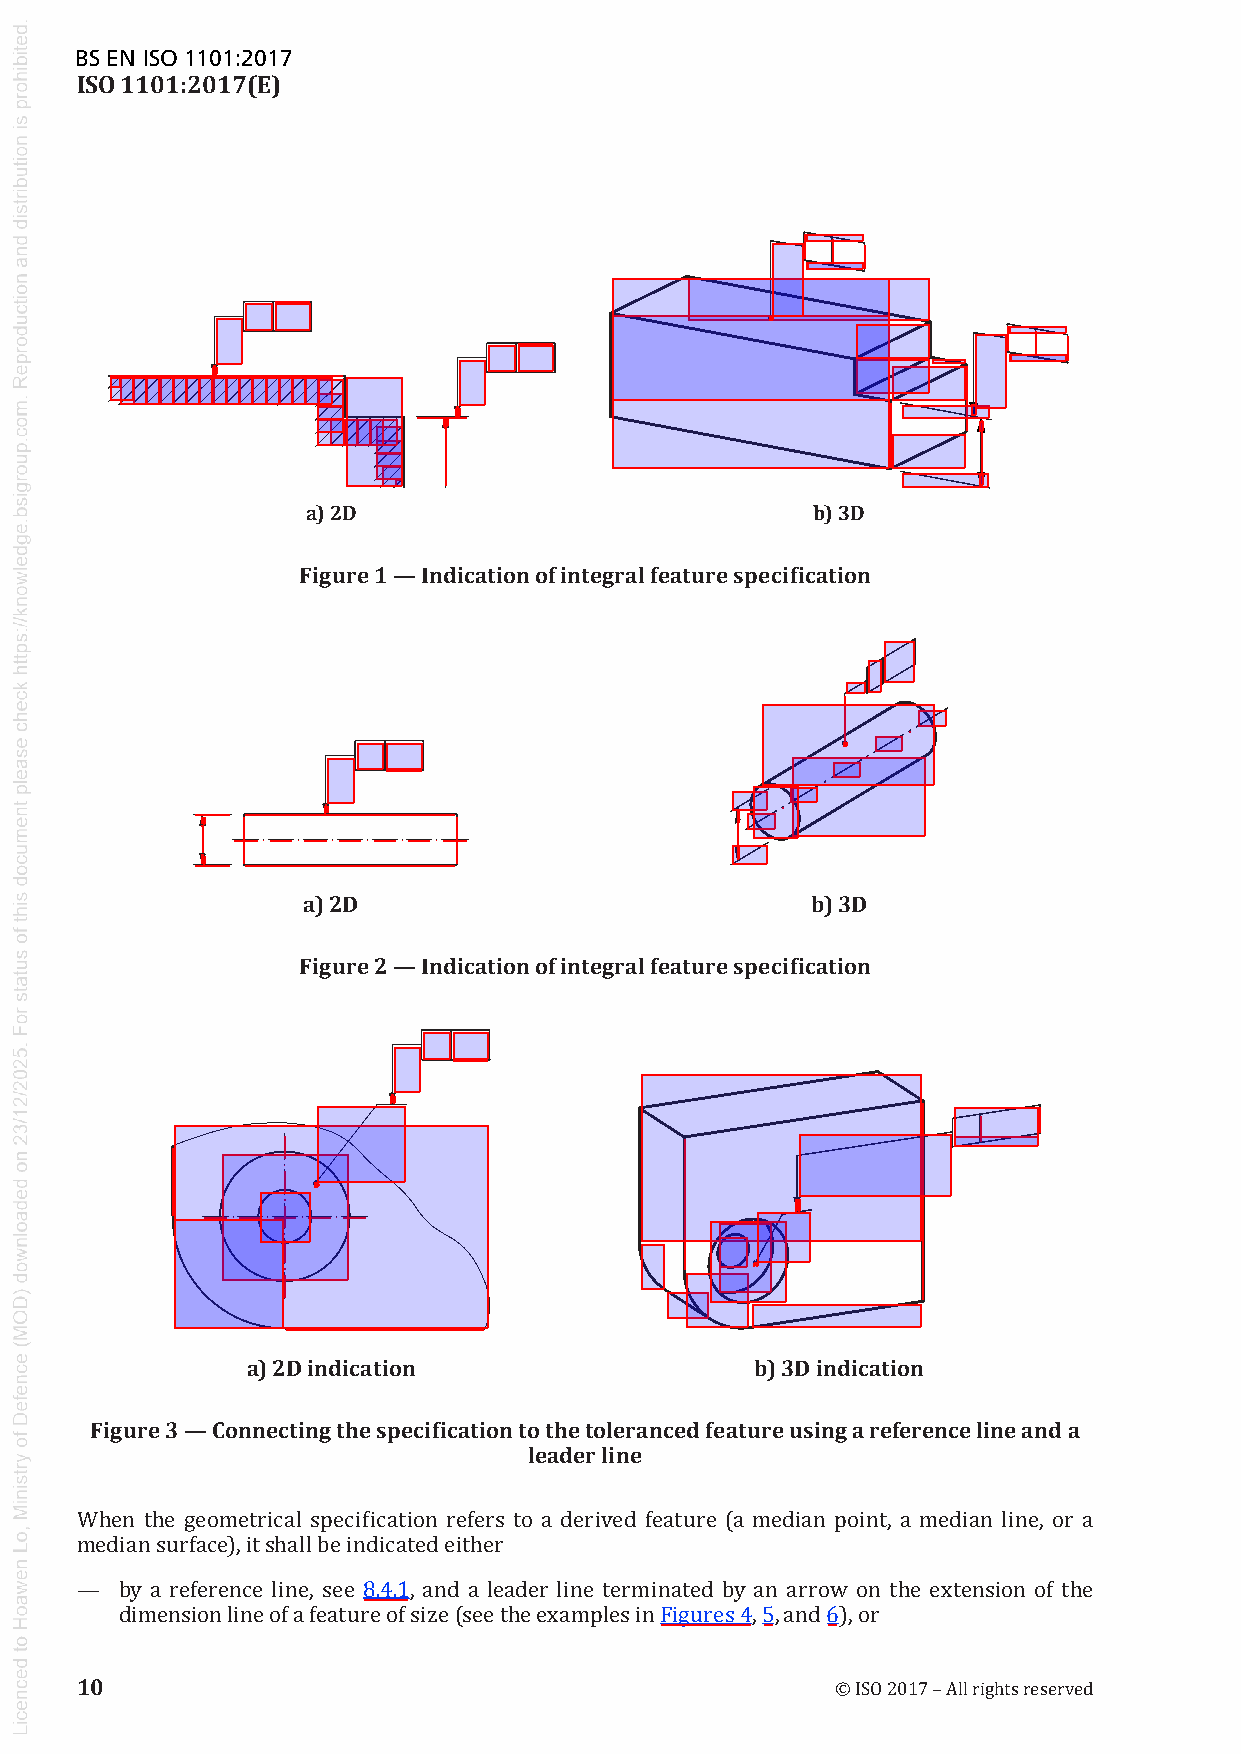

Write Python code to recreate this figure.
import pdfplumber
import os
from collections import defaultdict

# --- CONFIGURATION ---
PDF_PATH = "main.pdf"
BASE_DEBUG_DIR = "debug"
RESOLUTION = 150
OFFSET_VAL = 24.03
MIN_DIAGRAM_SIZE = 10  # Filter out noise smaller than 10x10 pts

# # Define subdirectories
# DIRS = {
#     "chars": os.path.join(BASE_DEBUG_DIR, "char_debug"),
#     "diagrams": os.path.join(BASE_DEBUG_DIR, "diagram_debug"),
#     "paras": os.path.join(BASE_DEBUG_DIR, "paragraph_debug"),
#     "tables": os.path.join(BASE_DEBUG_DIR, "table_debug"),
#     "offsets": os.path.join(BASE_DEBUG_DIR, "text_line_debug"),
#     "vectors": os.path.join(BASE_DEBUG_DIR, "vector_debug"),
# }

# # Create all directories
# for d in DIRS.values():
#     os.makedirs(d, exist_ok=True)

# --- HELPER FUNCTIONS ---

def is_in_body(top, bottom, page_height, top_margin_pct=0.08, bottom_margin_pct=0.05):
    header_limit = page_height * top_margin_pct
    footer_limit = page_height * (1 - bottom_margin_pct)
    return top > header_limit and bottom < footer_limit

def process_word_data(word, offset_value):
    font = (word.get("fontname") or "").lower()
    is_styled = any(x in font for x in ["bold", "italic", "oblique"])
    if not is_styled:
        return word["x0"], word["top"] - offset_value, word["x1"], word["bottom"] - offset_value, "red"
    return word["x0"], word["top"], word["x1"], word["bottom"], "blue"

def boxes_intersect(a, b, margin=12):
    return not (b[0] > a[2] + margin or b[2] < a[0] - margin or
                b[1] > a[3] + margin or b[3] < a[1] - margin)

def group_boxes(boxes, margin=12):
    n = len(boxes)
    graph = defaultdict(list)
    for i in range(n):
        for j in range(i + 1, n):
            if boxes_intersect(boxes[i], boxes[j], margin=margin):
                graph[i].append(j); graph[j].append(i)
    visited, groups = [False] * n, []
    for i in range(n):
        if not visited[i]:
            stack, component = [i], []
            visited[i] = True
            while stack:
                u = stack.pop()
                component.append(u)
                for v in graph[u]:
                    if not visited[v]:
                        visited[v] = True; stack.append(v)
            groups.append(component)
    return groups

# --- ANALYSIS MODULES ---

def run_char_debug(page, page_num, dirs):
    im = page.to_image(resolution=RESOLUTION)
    clean_chars = [{"x0": float(c["x0"]), "top": float(c["top"]), 
                    "x1": float(c["x1"]), "bottom": float(c["bottom"])} for c in page.chars]
    im.draw_rects(clean_chars, stroke="blue", stroke_width=1)
    im.save(os.path.join(dirs["chars"], f"page_{page_num}_chars.png"))

def run_vector_debug(page, page_num, dirs):
    im = page.to_image(resolution=RESOLUTION)
    if page.lines: im.draw_rects(page.lines, stroke="red", stroke_width=1)
    if page.rects: im.draw_rects(page.rects, stroke="blue", stroke_width=1)
    if page.curves: im.draw_rects(page.curves, stroke="green", stroke_width=1)
    im.save(os.path.join(dirs["vectors"], f"page_{page_num}_vectors.png"))

def run_table_debug(page, page_num, dirs):
    tables = page.find_tables()
    im = page.to_image(resolution=RESOLUTION)
    if tables:
        im.draw_rects([t.bbox for t in tables], stroke="blue", stroke_width=3)
    im.save(os.path.join(dirs["tables"], f"page_{page_num}_tables.png"))

def run_diagram_debug(page, page_num, dirs):
    elements = page.lines + page.rects + page.curves
    boxes = [[float(e["x0"]), float(e["top"]), float(e["x1"]), float(e["bottom"])] 
             for e in elements if (float(e["x1"]) - float(e["x0"])) > MIN_DIAGRAM_SIZE]
    
    im = page.to_image(resolution=RESOLUTION)
    if boxes:
        groups = group_boxes(boxes)
        merged = []
        for g in groups:
            merged.append([min(boxes[i][0] for i in g), min(boxes[i][1] for i in g),
                           max(boxes[i][2] for i in g), max(boxes[i][3] for i in g)])
        
        im.draw_rects(merged, stroke="red", stroke_width=2)
    im.save(os.path.join(dirs["diagrams"], f"page_{page_num}_diagrams.png"))

def run_text_and_para_debug(page, page_num, dirs):
    all_words = page.extract_words(extra_attrs=["fontname"])
    img_off = page.to_image(resolution=RESOLUTION)
    
    processed_words = []
    for w in all_words:
        nx0, ntop, nx1, nbot, color = process_word_data(w, OFFSET_VAL)
        if is_in_body(ntop, nbot, page.height):
            img_off.draw_rect([nx0, ntop, nx1, nbot], stroke=color)
            w.update({"nx0": nx0, "ntop": ntop, "nx1": nx1, "nbot": nbot})
            processed_words.append(w)
    
    img_off.save(os.path.join(dirs["offsets"], f"page_{page_num}_offsets.png"))
    # Note: You can call your paragraph merging logic here using 'processed_words'

# --- MAIN EXECUTION ---

def main(pdf_path, dirs):
    print(f"Starting debug process for: {pdf_path}")
    with pdfplumber.open(pdf_path) as pdf:
        for i, page in enumerate(pdf.pages):
            page_num = i + 1
            print(f"Processing Page {page_num}...")
            
            run_char_debug(page, page_num, dirs)
            run_vector_debug(page, page_num, dirs)
            run_table_debug(page, page_num, dirs)
            run_diagram_debug(page, page_num, dirs)
            run_text_and_para_debug(page, page_num, dirs)

    print(f"\nSuccess! All debug files are in the 'debug' directory.")

if __name__ == "__main__":
    main()
